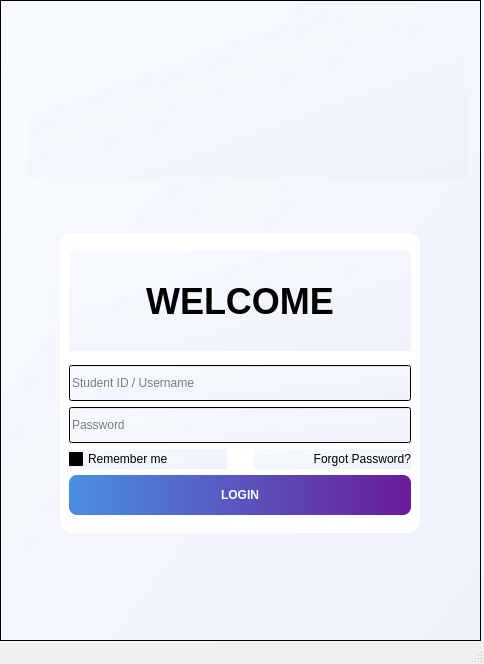
<?xml version="1.0" encoding="UTF-8"?>
<ui version="4.0">
 <class>LoginWindow</class>
 <widget class="QMainWindow" name="LoginWindow">
  <property name="geometry">
   <rect>
    <x>0</x>
    <y>0</y>
    <width>484</width>
    <height>664</height>
   </rect>
  </property>
  <property name="windowTitle">
   <string>VoteSphere - Login</string>
  </property>
  <widget class="QWidget" name="centralwidget">
   <property name="styleSheet">
    <string notr="true">QWidget{background: qlineargradient(x1:0,y1:0,x2:1,y2:1,stop:0 #f7fbff, stop:1 #eef3fb);} QLabel#labelCard{background:white; border-radius:12px;}</string>
   </property>
   <widget class="QLabel" name="labelTitle">
    <property name="geometry">
     <rect>
      <x>28</x>
      <y>17</y>
      <width>441</width>
      <height>161</height>
     </rect>
    </property>
    <property name="font">
     <font>
      <pointsize>18</pointsize>
      <weight>75</weight>
      <bold>true</bold>
     </font>
    </property>
    <property name="styleSheet">
     <string notr="true">image: url(:/newPrefix/IT5L/ChatGPT Image Nov 5, 2025, 07_34_52 PM.png);</string>
    </property>
    <property name="text">
     <string/>
    </property>
    <property name="alignment">
     <set>Qt::AlignCenter</set>
    </property>
   </widget>
   <widget class="QLabel" name="labelCard">
    <property name="geometry">
     <rect>
      <x>60</x>
      <y>233</y>
      <width>360</width>
      <height>300</height>
     </rect>
    </property>
    <property name="minimumSize">
     <size>
      <width>360</width>
      <height>300</height>
     </size>
    </property>
    <layout class="QVBoxLayout" name="cardLayout">
     <item>
      <spacer name="logoSpacer">
       <property name="orientation">
        <enum>Qt::Vertical</enum>
       </property>
       <property name="sizeHint" stdset="0">
        <size>
         <width>20</width>
         <height>20</height>
        </size>
       </property>
      </spacer>
     </item>
     <item>
      <widget class="QLabel" name="labelLogo">
       <property name="minimumSize">
        <size>
         <width>100</width>
         <height>100</height>
        </size>
       </property>
       <property name="font">
        <font>
         <pointsize>27</pointsize>
         <weight>75</weight>
         <bold>true</bold>
        </font>
       </property>
       <property name="text">
        <string>WELCOME</string>
       </property>
       <property name="alignment">
        <set>Qt::AlignCenter</set>
       </property>
      </widget>
     </item>
     <item>
      <spacer name="betweenLogoAndForm">
       <property name="orientation">
        <enum>Qt::Vertical</enum>
       </property>
       <property name="sizeHint" stdset="0">
        <size>
         <width>20</width>
         <height>20</height>
        </size>
       </property>
      </spacer>
     </item>
     <item>
      <widget class="QLineEdit" name="lineEditUsername">
       <property name="minimumSize">
        <size>
         <width>0</width>
         <height>36</height>
        </size>
       </property>
       <property name="placeholderText">
        <string>Student ID / Username</string>
       </property>
      </widget>
     </item>
     <item>
      <widget class="QLineEdit" name="lineEditPassword">
       <property name="minimumSize">
        <size>
         <width>0</width>
         <height>36</height>
        </size>
       </property>
       <property name="echoMode">
        <enum>QLineEdit::Password</enum>
       </property>
       <property name="placeholderText">
        <string>Password</string>
       </property>
      </widget>
     </item>
     <item>
      <layout class="QHBoxLayout" name="optionsLayout">
       <item>
        <widget class="QCheckBox" name="checkBoxRemember">
         <property name="text">
          <string>Remember me</string>
         </property>
        </widget>
       </item>
       <item>
        <spacer name="optSpacer">
         <property name="orientation">
          <enum>Qt::Vertical</enum>
         </property>
         <property name="sizeHint" stdset="0">
          <size>
           <width>20</width>
           <height>20</height>
          </size>
         </property>
        </spacer>
       </item>
       <item>
        <widget class="QLabel" name="labelForgot">
         <property name="text">
          <string>Forgot Password?</string>
         </property>
         <property name="alignment">
          <set>Qt::AlignRight|Qt::AlignTrailing|Qt::AlignVCenter</set>
         </property>
        </widget>
       </item>
      </layout>
     </item>
     <item>
      <widget class="QPushButton" name="pushButtonLogin">
       <property name="minimumSize">
        <size>
         <width>0</width>
         <height>40</height>
        </size>
       </property>
       <property name="styleSheet">
        <string notr="true">QPushButton{background: qlineargradient(x1:0,y1:0,x2:1,y2:0, stop:0 #4A90E2, stop:1 #6A1B9A); color:white; border-radius:8px; font-weight:600;} QPushButton:pressed{padding-left:2px;padding-top:2px;}</string>
       </property>
       <property name="text">
        <string>LOGIN</string>
       </property>
      </widget>
     </item>
     <item>
      <spacer name="cardBottomSpacer">
       <property name="orientation">
        <enum>Qt::Vertical</enum>
       </property>
       <property name="sizeHint" stdset="0">
        <size>
         <width>20</width>
         <height>20</height>
        </size>
       </property>
      </spacer>
     </item>
    </layout>
    <zorder>labelLogo</zorder>
    <zorder>lineEditUsername</zorder>
    <zorder>lineEditPassword</zorder>
    <zorder>pushButtonLogin</zorder>
   </widget>
   <widget class="QFrame" name="frame">
    <property name="geometry">
     <rect>
      <x>0</x>
      <y>0</y>
      <width>481</width>
      <height>641</height>
     </rect>
    </property>
    <property name="styleSheet">
     <string notr="true">background-image: url(:/newPrefix/IT5L/ChatGPT Image Nov 7, 2025, 08_55_23 AM.png);</string>
    </property>
    <property name="frameShape">
     <enum>QFrame::StyledPanel</enum>
    </property>
    <property name="frameShadow">
     <enum>QFrame::Raised</enum>
    </property>
   </widget>
   <widget class="QWidget" name="">
    <property name="geometry">
     <rect>
      <x>60</x>
      <y>540</y>
      <width>99</width>
      <height>22</height>
     </rect>
    </property>
    <layout class="QHBoxLayout" name="bottomLinks">
     <item>
      <spacer name="leftBottomSpacer">
       <property name="orientation">
        <enum>Qt::Vertical</enum>
       </property>
       <property name="sizeHint" stdset="0">
        <size>
         <width>20</width>
         <height>20</height>
        </size>
       </property>
      </spacer>
     </item>
     <item>
      <widget class="QLabel" name="labelAdmin">
       <property name="text">
        <string>Admin Login</string>
       </property>
      </widget>
     </item>
    </layout>
   </widget>
   <zorder>frame</zorder>
   <zorder>labelTitle</zorder>
   <zorder>labelCard</zorder>
   <zorder>afterTitle</zorder>
   <zorder>topSpacer</zorder>
  </widget>
  <widget class="QMenuBar" name="menubar">
   <property name="geometry">
    <rect>
     <x>0</x>
     <y>0</y>
     <width>484</width>
     <height>26</height>
    </rect>
   </property>
  </widget>
  <widget class="QStatusBar" name="statusbar"/>
 </widget>
 <resources>
  <include location="image.qrc"/>
 </resources>
 <connections/>
</ui>
